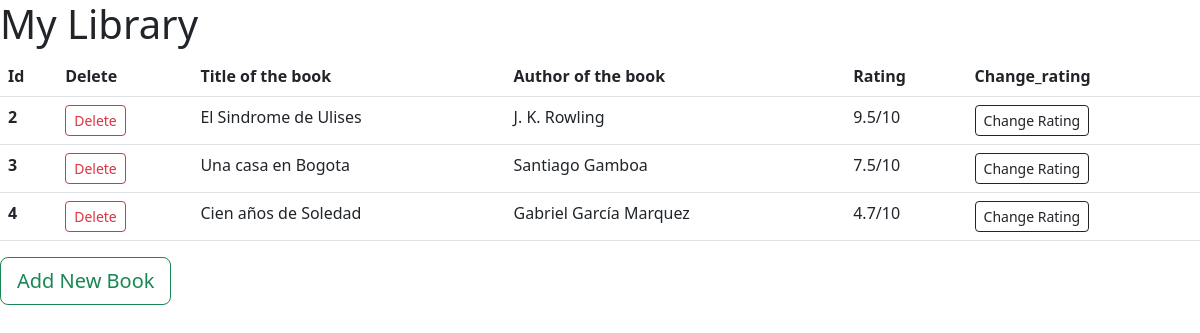
Before: / with the older database file.
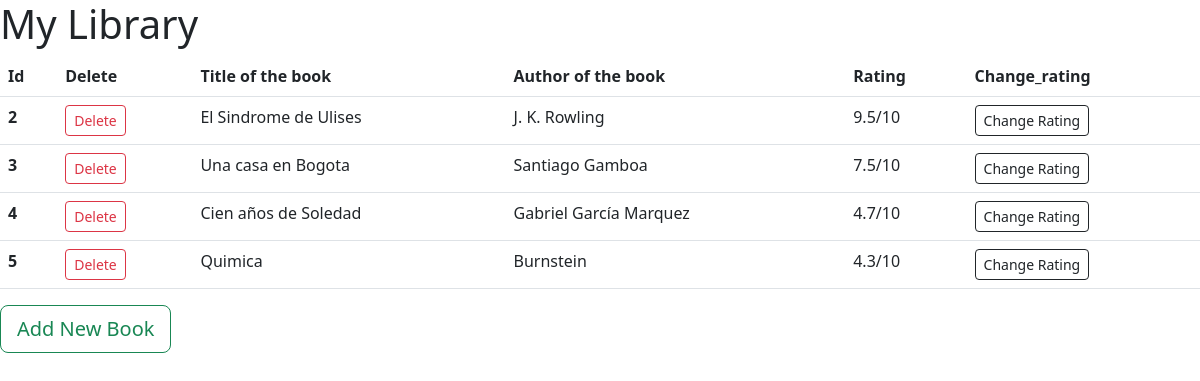
After: the same page with the newer database file.
### main.py (models this page shows)
class Book(db.Model):
    id = db.Column(db.Integer, primary_key=True)
    title = db.Column(db.String(250), unique=True, nullable=False)
    author = db.Column(db.String(250), nullable=False)
    rating = db.Column(db.Float(250), nullable=False)

### main.py (the view)
@app.route('/')
def home():
    all_books = db.session.query(Book).all()
    return render_template('index.html', libros = all_books)

### templates/index.html (shortened to what this page needs)
<!doctype html>
<html lang="en">
  <head>
    <link href="https://cdn.jsdelivr.net/npm/bootstrap@5.2.1/dist/css/bootstrap.min.css" rel="stylesheet">
  </head>
<body>
<h1>My Library</h1>
        <table class="table">
            <thead>
              <tr>
                <th scope="col">Id</th>
                <th scope="col">Delete</th>
                <th scope="col">Title of the book</th>
                <th scope="col">Author of the book</th>
                <th scope="col">Rating</th>
                <th scope="col">Change_rating</th>
              </tr>
            </thead>
            <tbody>
                {% for libro in libros: %}
              <tr>
                <th scope="row">{{libro.id}}</th>
                <td><a href="{{url_for('delete', index=libro.id)}}" class="btn btn-outline-danger btn-sm">Delete</a></td>
                <td>{{libro.title}}</td>
                <td>{{libro.author}}</td>
                <td>{{libro.rating}}/10</td>
                <td><a href="{{url_for('edit', index=libro.id)}}" class="btn btn-outline-dark btn-sm">Change Rating</a></td>
              </tr>
              {% endfor %}
            </tbody>
        </table>
<a class="btn btn-outline-success btn-lg" href="{{url_for('add')}}">Add New Book</a>
</body>
</html>

Changed rows visible on the page:
added Book: id "5", title "Quimica", author "Burnstein", rating "4.3"
